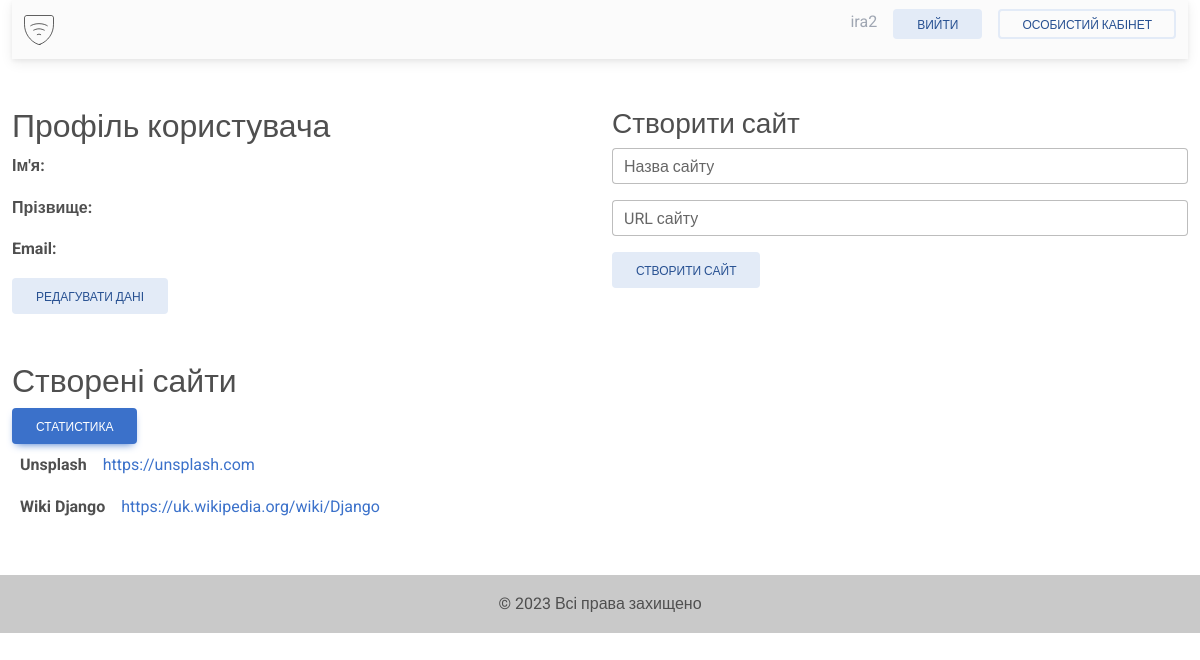
Screenshot of /profile/ira2/ (signed in) with the database file from the repository.
### vpn_site/models.py (models this page shows)
class Site(models.Model):
    user = models.ForeignKey(User, on_delete=models.CASCADE)
    name = models.CharField(max_length=255)
    url = models.URLField()

### vpn_site/views.py (the view)
# urls.py: path('profile/<str:username>/', profile, name="profile"),
@login_required
def profile(request, username):
    user = User.objects.get(username=username)
    sites = Site.objects.filter(user=request.user)
    statistics = Statistics.objects.filter(user=request.user)
    context = {
        'user': user,
        'sites': sites,
        'statistics': statistics,
    }
    return render(request, 'vpn_site/profile.html', context=context)

### vpn_site/templates/vpn_site/profile.html (shortened to what this page needs)
{% extends "vpn_site/layout.html" %}
{% block content %}
    <div class="row">
        <div class="col">
            <h2 class="mt-5">Профіль користувача</h2>
            <p><strong>Ім'я:</strong> {{ user.first_name }}</p>
            <p><strong>Прізвище:</strong> {{ user.last_name }}</p>
            <p><strong>Email:</strong> {{ user.email }}</p>
            <a class="btn btn-secondary" href="{% url 'edit_profile' request.user.username %}">Редагувати дані</a>
        </div>
        <div class="col">
            <h3 class="mt-5">Створити сайт</h3>
            <form method="post" action="{% url 'create_site' %}">
                <div class="form-outline mb-3">
                    <input class="form-control" type="text" id="site-name" name="name"  required>
                    <label class="form-label" for="site-name">Назва сайту</label>
                </div>
                <div class="form-outline mb-3">
                    <input class="form-control" type="url" id="site-url" name="url"  required>
                    <label class="form-label" for="site-url">URL сайту</label>
                </div>
                <input class="btn btn-secondary mb-3" type="submit" value="Створити сайт">
            </form>
        </div>
    </div>
    <h2 class="mt-5">Створені сайти</h2>
    <button type="button" class="btn btn-primary" data-mdb-toggle="modal" data-mdb-target="#exampleModal">
      Статистика
    </button>
    {% for site in sites %}
        <div class="d-flex flex-row">
            <div class="p-2"><strong>{{ site.name }}</strong></div>
            <a class="p-2" href="{% url 'proxy_route' user_site_name=site.name routes_on_original_site=site.url %}">{{ site.url }}</a>
        </div>
    {% endfor %}
{% endblock %}

### vpn_site/templates/vpn_site/layout.html (shortened to what this page needs)
<!DOCTYPE html>
{% load static %}
<html lang="en">
<head>
    <link
            href="https://cdnjs.cloudflare.com/ajax/libs/font-awesome/6.0.0/css/all.min.css"
            rel="stylesheet"
    />
    <link
            href="https://cdnjs.cloudflare.com/ajax/libs/mdb-ui-kit/6.4.1/mdb.min.css"
            rel="stylesheet"
    />
    <link rel="stylesheet" href="https://cdnjs.cloudflare.com/ajax/libs/select2/4.0.13/css/select2.min.css"
/>
</head>
<body>
<div class="container-fluid mb-5">
    <nav class="navbar navbar-light bg-light">
        <div class="container-fluid">
            <img src="{% static 'vpn_site/img/vpn_logo.svg' %}" alt="">
            <div class="d-flex input-group w-auto">
                <ul class="nav gap-3">
                    {% if user.is_authenticated %}
                        <li class="nav-item">
                            <p class="text-secondary">{{ user.username }} </p>
                        </li>
                        <li class="nav-item">
                            <a class="btn btn-secondary" href="{% url 'logout' %}">Вийти</a>
                        </li>
                        <li class="nav-item">
                            <a class="btn btn-outline-secondary" href="{% url 'profile' request.user.username %}">Особистий кабінет</a>
                        </li>
                    {% endif %}
                </ul>
            </div>
        </div>
    </nav>
    {% block content %}
    {% endblock %}
</div>
<footer class="bg-light text-center text-lg-start">
    <div class="text-center p-3" style="background-color: rgba(0, 0, 0, 0.2);">
        © {% now "Y" %} Всі права захищено
    </div>
</footer>
</body>
</html>

### rows the page displays
Site: name "Unsplash", url "https://unsplash.com"
Site: name "Wiki Django", url "https://uk.wikipedia.org/wiki/Django"

### other values shown
{{ user.username }} "ira2"
